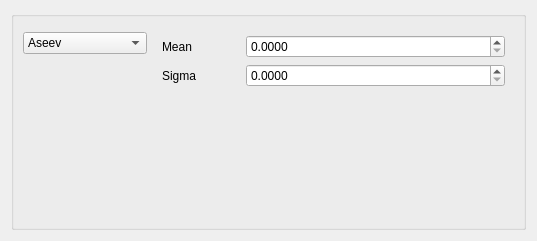
<?xml version="1.0" encoding="UTF-8"?>
<ui version="4.0">
 <class>distribution_widget</class>
 <widget class="QWidget" name="distribution_widget">
  <property name="geometry">
   <rect>
    <x>0</x>
    <y>0</y>
    <width>537</width>
    <height>241</height>
   </rect>
  </property>
  <property name="sizePolicy">
   <sizepolicy hsizetype="Preferred" vsizetype="Minimum">
    <horstretch>0</horstretch>
    <verstretch>0</verstretch>
   </sizepolicy>
  </property>
  <property name="windowTitle">
   <string>Form</string>
  </property>
  <layout class="QGridLayout" name="gridLayout">
   <item row="0" column="2" rowspan="2">
    <widget class="QGroupBox" name="groupBox">
     <property name="title">
      <string/>
     </property>
     <layout class="QGridLayout" name="gridLayout_2">
      <item row="1" column="1">
       <widget class="QComboBox" name="distributionCombo">
        <property name="sizePolicy">
         <sizepolicy hsizetype="Preferred" vsizetype="Fixed">
          <horstretch>0</horstretch>
          <verstretch>0</verstretch>
         </sizepolicy>
        </property>
        <property name="currentIndex">
         <number>0</number>
        </property>
        <item>
         <property name="text">
          <string>Aseev</string>
         </property>
        </item>
        <item>
         <property name="text">
          <string>Beta Decay</string>
         </property>
        </item>
        <item>
         <property name="text">
          <string>Cauchy (Lorentz)</string>
         </property>
        </item>
        <item>
         <property name="text">
          <string>Dirac Delta</string>
         </property>
        </item>
        <item>
         <property name="text">
          <string>Exponential</string>
         </property>
        </item>
        <item>
         <property name="text">
          <string>Normal</string>
         </property>
        </item>
        <item>
         <property name="text">
          <string>Rudd</string>
         </property>
        </item>
        <item>
         <property name="text">
          <string>Uniform</string>
         </property>
        </item>
        <item>
         <property name="text">
          <string>Uniform Annulus</string>
         </property>
        </item>
       </widget>
      </item>
      <item row="2" column="1">
       <spacer name="verticalSpacer">
        <property name="orientation">
         <enum>Qt::Orientation::Vertical</enum>
        </property>
        <property name="sizeHint" stdset="0">
         <size>
          <width>20</width>
          <height>129</height>
         </size>
        </property>
       </spacer>
      </item>
      <item row="0" column="2" rowspan="3">
       <widget class="QStackedWidget" name="stackedWidget">
        <property name="currentIndex">
         <number>5</number>
        </property>
        <widget class="QWidget" name="aseev_page">
         <layout class="QVBoxLayout" name="verticalLayout_2">
          <item>
           <layout class="QFormLayout" name="aseev_form">
            <property name="horizontalSpacing">
             <number>50</number>
            </property>
            <property name="verticalSpacing">
             <number>0</number>
            </property>
            <property name="leftMargin">
             <number>0</number>
            </property>
            <property name="topMargin">
             <number>0</number>
            </property>
            <property name="rightMargin">
             <number>0</number>
            </property>
            <property name="bottomMargin">
             <number>0</number>
            </property>
            <item row="0" column="1">
             <widget class="QDoubleSpinBox" name="x_cDoubleSpinBox">
              <property name="decimals">
               <number>4</number>
              </property>
              <property name="value">
               <double>14.119999999999999</double>
              </property>
             </widget>
            </item>
            <item row="1" column="0">
             <widget class="QLabel" name="mu_1Label">
              <property name="text">
               <string>mu_1</string>
              </property>
             </widget>
            </item>
            <item row="1" column="1">
             <widget class="QDoubleSpinBox" name="mu_1DoubleSpinBox">
              <property name="decimals">
               <number>4</number>
              </property>
              <property name="value">
               <double>12.600000000000000</double>
              </property>
             </widget>
            </item>
            <item row="2" column="0">
             <widget class="QLabel" name="sigma_1Label">
              <property name="text">
               <string>sigma_1</string>
              </property>
             </widget>
            </item>
            <item row="2" column="1">
             <widget class="QDoubleSpinBox" name="sigma_1DoubleSpinBox">
              <property name="decimals">
               <number>4</number>
              </property>
              <property name="value">
               <double>0.925000000000000</double>
              </property>
             </widget>
            </item>
            <item row="3" column="0">
             <widget class="QLabel" name="mu_2Label">
              <property name="text">
               <string>mu_2</string>
              </property>
             </widget>
            </item>
            <item row="3" column="1">
             <widget class="QDoubleSpinBox" name="mu_2DoubleSpinBox">
              <property name="decimals">
               <number>4</number>
              </property>
              <property name="value">
               <double>14.300000000000001</double>
              </property>
             </widget>
            </item>
            <item row="4" column="0">
             <widget class="QLabel" name="sigma_2Label">
              <property name="text">
               <string>sigma_2</string>
              </property>
             </widget>
            </item>
            <item row="4" column="1">
             <widget class="QDoubleSpinBox" name="sigma_2DoubleSpinBox">
              <property name="decimals">
               <number>4</number>
              </property>
              <property name="value">
               <double>6.250000000000000</double>
              </property>
             </widget>
            </item>
            <item row="0" column="0">
             <widget class="QLabel" name="x_cLabel">
              <property name="text">
               <string>x_c</string>
              </property>
             </widget>
            </item>
           </layout>
          </item>
         </layout>
        </widget>
        <widget class="QWidget" name="beta_decay_page">
         <layout class="QVBoxLayout" name="verticalLayout_3">
          <item>
           <layout class="QFormLayout" name="beta_decay_form">
            <property name="horizontalSpacing">
             <number>50</number>
            </property>
           </layout>
          </item>
         </layout>
        </widget>
        <widget class="QWidget" name="cauchy_page">
         <layout class="QVBoxLayout" name="verticalLayout_4">
          <item>
           <layout class="QFormLayout" name="cauchy_form">
            <property name="horizontalSpacing">
             <number>50</number>
            </property>
            <property name="verticalSpacing">
             <number>6</number>
            </property>
            <property name="leftMargin">
             <number>0</number>
            </property>
            <property name="topMargin">
             <number>0</number>
            </property>
            <property name="rightMargin">
             <number>0</number>
            </property>
            <property name="bottomMargin">
             <number>0</number>
            </property>
            <item row="0" column="0">
             <widget class="QLabel" name="meanLabel">
              <property name="text">
               <string>Mean</string>
              </property>
             </widget>
            </item>
            <item row="0" column="1">
             <widget class="QDoubleSpinBox" name="meanDoubleSpinBox">
              <property name="decimals">
               <number>4</number>
              </property>
             </widget>
            </item>
            <item row="1" column="0">
             <widget class="QLabel" name="gammaLabel">
              <property name="text">
               <string>Gamma</string>
              </property>
             </widget>
            </item>
            <item row="1" column="1">
             <widget class="QDoubleSpinBox" name="gammaDoubleSpinBox">
              <property name="decimals">
               <number>4</number>
              </property>
             </widget>
            </item>
           </layout>
          </item>
         </layout>
        </widget>
        <widget class="QWidget" name="dirac_page">
         <layout class="QVBoxLayout" name="verticalLayout_5">
          <item>
           <layout class="QFormLayout" name="dirac_form">
            <property name="horizontalSpacing">
             <number>50</number>
            </property>
            <property name="verticalSpacing">
             <number>6</number>
            </property>
            <property name="leftMargin">
             <number>0</number>
            </property>
            <property name="topMargin">
             <number>0</number>
            </property>
            <property name="rightMargin">
             <number>0</number>
            </property>
            <property name="bottomMargin">
             <number>0</number>
            </property>
            <item row="0" column="0">
             <widget class="QLabel" name="valueLabel">
              <property name="text">
               <string>Value</string>
              </property>
             </widget>
            </item>
            <item row="0" column="1">
             <widget class="QDoubleSpinBox" name="valueDoubleSpinBox">
              <property name="decimals">
               <number>4</number>
              </property>
             </widget>
            </item>
           </layout>
          </item>
         </layout>
        </widget>
        <widget class="QWidget" name="exponential_page">
         <layout class="QVBoxLayout" name="verticalLayout_6">
          <item>
           <layout class="QFormLayout" name="formLayout">
            <property name="horizontalSpacing">
             <number>50</number>
            </property>
            <property name="verticalSpacing">
             <number>0</number>
            </property>
            <property name="leftMargin">
             <number>0</number>
            </property>
            <property name="topMargin">
             <number>0</number>
            </property>
            <property name="rightMargin">
             <number>0</number>
            </property>
            <property name="bottomMargin">
             <number>0</number>
            </property>
            <item row="0" column="0">
             <widget class="QLabel" name="tauLabel">
              <property name="text">
               <string>Tau</string>
              </property>
             </widget>
            </item>
            <item row="0" column="1">
             <widget class="QDoubleSpinBox" name="tauDoubleSpinBox">
              <property name="decimals">
               <number>4</number>
              </property>
             </widget>
            </item>
           </layout>
          </item>
         </layout>
        </widget>
        <widget class="QWidget" name="normal_page">
         <layout class="QVBoxLayout" name="verticalLayout_7">
          <item>
           <layout class="QFormLayout" name="normal_form">
            <property name="horizontalSpacing">
             <number>50</number>
            </property>
            <property name="leftMargin">
             <number>0</number>
            </property>
            <property name="topMargin">
             <number>0</number>
            </property>
            <property name="rightMargin">
             <number>0</number>
            </property>
            <property name="bottomMargin">
             <number>0</number>
            </property>
            <item row="0" column="0">
             <widget class="QLabel" name="muLabel">
              <property name="text">
               <string>Mean</string>
              </property>
             </widget>
            </item>
            <item row="0" column="1">
             <widget class="QDoubleSpinBox" name="muDoubleSpinBox">
              <property name="decimals">
               <number>4</number>
              </property>
             </widget>
            </item>
            <item row="1" column="0">
             <widget class="QLabel" name="sigmaLabel">
              <property name="text">
               <string>Sigma</string>
              </property>
             </widget>
            </item>
            <item row="1" column="1">
             <widget class="QDoubleSpinBox" name="sigmaDoubleSpinBox">
              <property name="decimals">
               <number>4</number>
              </property>
             </widget>
            </item>
           </layout>
          </item>
         </layout>
        </widget>
        <widget class="QWidget" name="rudd_page">
         <layout class="QVBoxLayout" name="verticalLayout_9">
          <item>
           <layout class="QFormLayout" name="rudd_form">
            <property name="horizontalSpacing">
             <number>50</number>
            </property>
            <property name="leftMargin">
             <number>0</number>
            </property>
            <property name="topMargin">
             <number>0</number>
            </property>
            <property name="rightMargin">
             <number>0</number>
            </property>
            <property name="bottomMargin">
             <number>0</number>
            </property>
            <item row="0" column="0">
             <widget class="QLabel" name="alphaLabel">
              <property name="text">
               <string>Alpha</string>
              </property>
             </widget>
            </item>
            <item row="0" column="1">
             <widget class="QDoubleSpinBox" name="alphaDoubleSpinBox">
              <property name="decimals">
               <number>4</number>
              </property>
              <property name="value">
               <double>1.000000000000000</double>
              </property>
             </widget>
            </item>
           </layout>
          </item>
         </layout>
        </widget>
        <widget class="QWidget" name="uniform_page">
         <layout class="QVBoxLayout" name="verticalLayout_8">
          <item>
           <layout class="QFormLayout" name="uniform_form">
            <property name="horizontalSpacing">
             <number>50</number>
            </property>
            <property name="leftMargin">
             <number>0</number>
            </property>
            <property name="topMargin">
             <number>0</number>
            </property>
            <property name="rightMargin">
             <number>0</number>
            </property>
            <property name="bottomMargin">
             <number>0</number>
            </property>
            <item row="0" column="0">
             <widget class="QLabel" name="minLabel">
              <property name="text">
               <string>Min</string>
              </property>
             </widget>
            </item>
            <item row="0" column="1">
             <widget class="QDoubleSpinBox" name="minDoubleSpinBox">
              <property name="decimals">
               <number>4</number>
              </property>
             </widget>
            </item>
            <item row="1" column="0">
             <widget class="QLabel" name="maxLabel">
              <property name="text">
               <string>Max</string>
              </property>
             </widget>
            </item>
            <item row="1" column="1">
             <widget class="QDoubleSpinBox" name="maxDoubleSpinBox">
              <property name="decimals">
               <number>4</number>
              </property>
             </widget>
            </item>
           </layout>
          </item>
         </layout>
        </widget>
        <widget class="QWidget" name="uniform_annulus_page">
         <layout class="QVBoxLayout" name="verticalLayout_10">
          <item>
           <layout class="QFormLayout" name="formLayout_2">
            <property name="horizontalSpacing">
             <number>50</number>
            </property>
            <property name="leftMargin">
             <number>0</number>
            </property>
            <property name="topMargin">
             <number>0</number>
            </property>
            <property name="rightMargin">
             <number>0</number>
            </property>
            <property name="bottomMargin">
             <number>0</number>
            </property>
            <item row="0" column="0">
             <widget class="QLabel" name="rhoMinLabel">
              <property name="text">
               <string>Rho min</string>
              </property>
             </widget>
            </item>
            <item row="0" column="1">
             <widget class="QDoubleSpinBox" name="rhoMinDoubleSpinBox">
              <property name="decimals">
               <number>4</number>
              </property>
             </widget>
            </item>
            <item row="1" column="0">
             <widget class="QLabel" name="rhoMaxLabel">
              <property name="text">
               <string>Rho max</string>
              </property>
             </widget>
            </item>
            <item row="1" column="1">
             <widget class="QDoubleSpinBox" name="rhoMaxDoubleSpinBox">
              <property name="decimals">
               <number>4</number>
              </property>
             </widget>
            </item>
           </layout>
          </item>
         </layout>
        </widget>
       </widget>
      </item>
     </layout>
    </widget>
   </item>
  </layout>
 </widget>
 <resources/>
 <connections/>
</ui>
